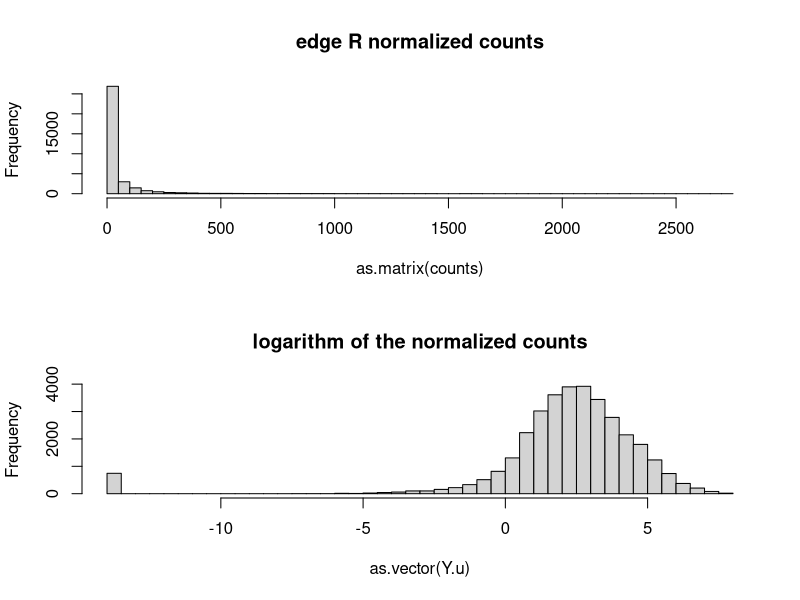
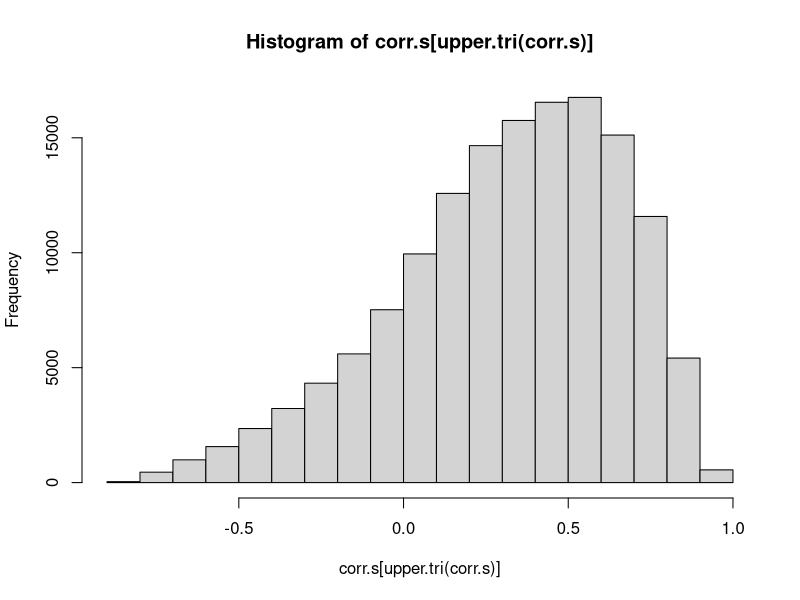
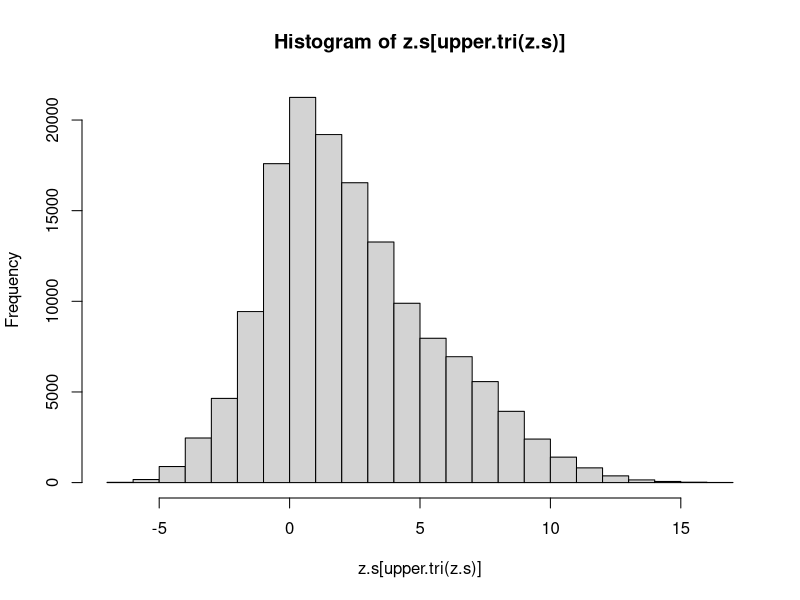
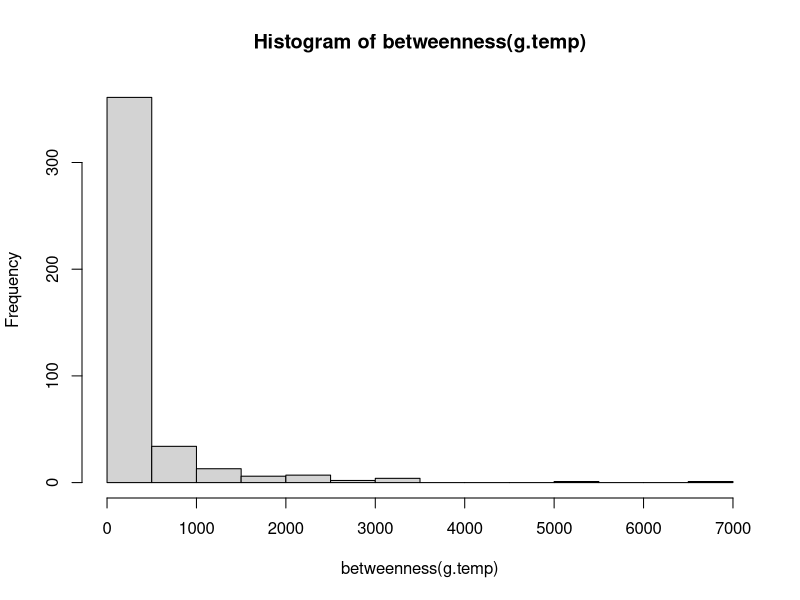
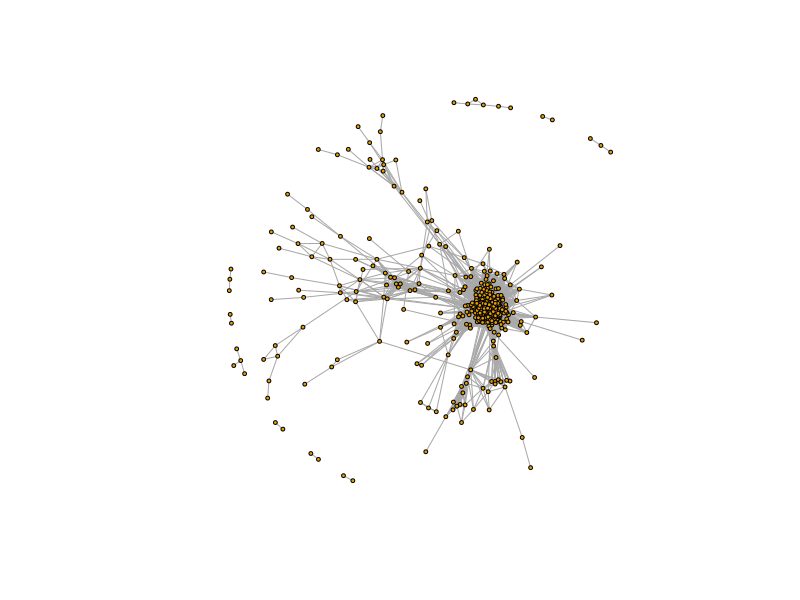
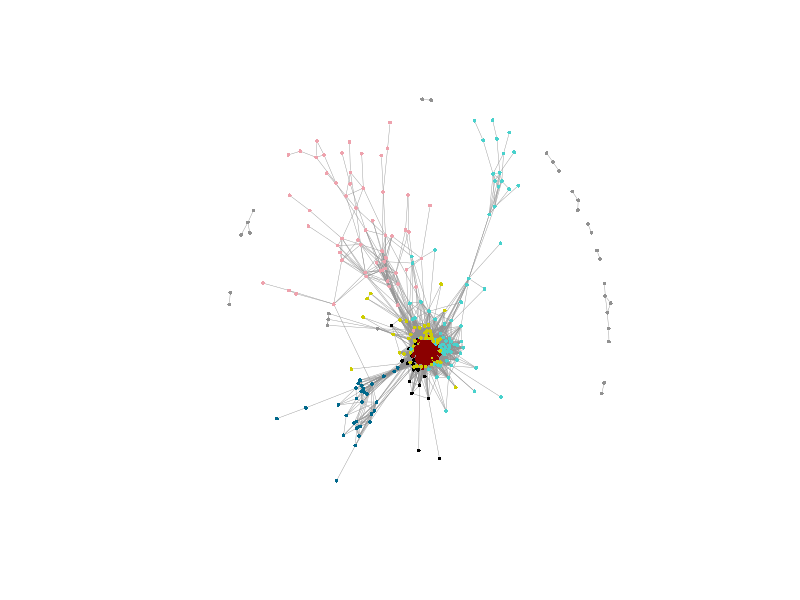
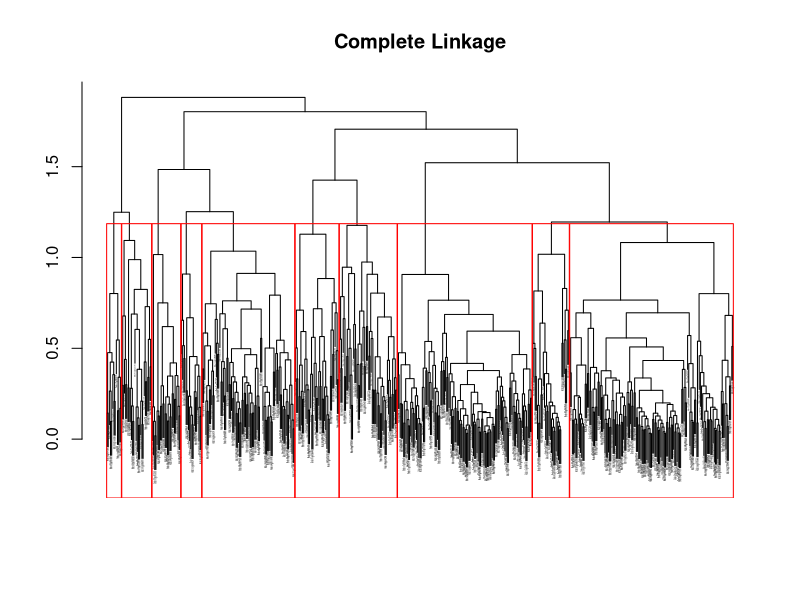
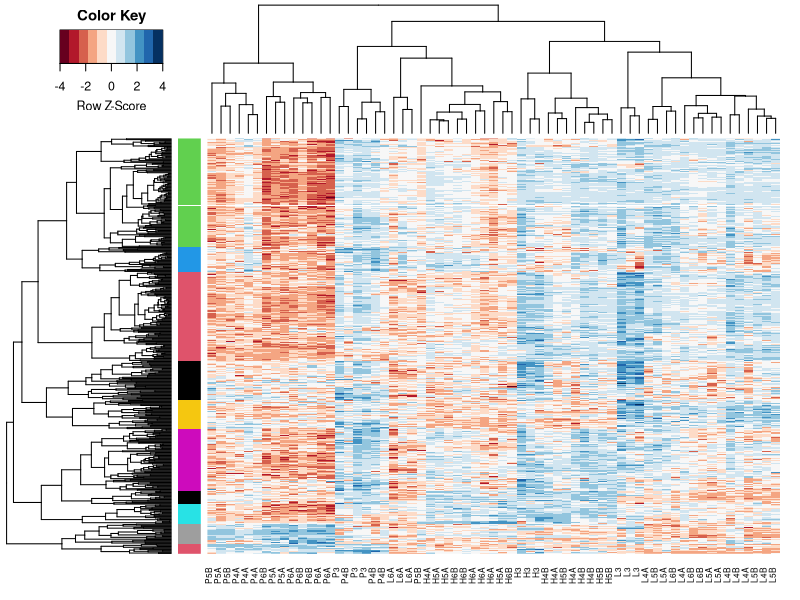

The R script that drew these images, in order:
## Gene co-expression network (Fig.2A in Ichihashi et al., PNAS 2014)

## Meng Wu's notes:
## The authors selected the cut-off values based on 99.99999999% quantiles of normal distribution of transformed z scores (un-adjusted)
## from the Spearman Pearson Correlation values. The the correlations were calculated on the data from all the three species.
## Also, the input data are the normalized read counts of genes in the Cluster 2 from their SOM clustering results.

setwd("/Users/mengwu/Documents/Leaf_GRN/Fig2A")
library(reshape)
library(gplots)
library(RColorBrewer)

## read in data
counts=read.csv ("dev.genes.mm.csv", row.names=1) # this data is normalized read counts using EdgeR 2.11
dim(counts) # [1] 539   63
samples=colnames(counts)
genes=rownames(counts)

### check histogram
Y.u=t(log(counts+(1e-6)))
par(mfrow=c(2,1))
hist(as.matrix(counts), breaks=50, main="edge R normalized counts")
hist(as.vector(Y.u), breaks=50, main="logarithm of the normalized counts")
par(mfrow=c(1,1))

### make correlation table
corr.u=cor(Y.u)
dim(corr.u)  # [1] 539  539
corr.s=cor(Y.u, method="spearman") # Spearman's rank correlation coefficient is more robust to outlier and nonlinear relationships.
hist(corr.s[upper.tri(corr.s)]) # masked values above diagonal

### fishers-z transformation (to make the sample correlation more comparable), 
n=63 ### this is the sample size 
z.s= sqrt(n-3)*0.5*log((1+corr.u)/(1-corr.u))
summary(z.s[upper.tri(z.s)])
hist(z.s[upper.tri(z.s)]) # looks normal

### cut off 
thre.z=qnorm(0.9999999999)  ## normal quanitle 
adjcent.z=abs(z.s)>thre.z  ## symmetric ajacency matrix: 1: there is an edge; 0 : there is no edge 
diag(adjcent.z)=0  ## genes do not connect themselves in the network
rownames(adjcent.z)=rownames(corr.u)
colnames(adjcent.z)=colnames(corr.u)
sum(adjcent.z)/2 ## 18982 edges 

#save adjacency matrix
write.csv(adjcent.z, "pseudo_adjacency_matrix.csv")

### community detection methods on the subgraph
## set up graph
index=rowSums(adjcent.z)>0
weight.adjcent.z=adjcent.z[index,index]
library(igraph)
g.temp=graph.adjacency(weight.adjcent.z, mode="undirected", diag=FALSE)

## fastgreedy.community
community.fastgreedy=fastgreedy.community(g.temp)
community.fastgreedy
# Graph community structure calculated with the fast greedy algorithm
# Number of communities (best split): 15 
# Modularity (best split): 0.116111 (above 0.3 is a good indicator of significant community structure in a network)

table(community.fastgreedy$membership) #size of each cluster
#    1   2   3   4   5   6   7   8   9  10  11  12  13  14  15 
#  114 149  58  32  46   6   4   4   3   3   2   2   2   2   2 

## betweenness and hub
## betweenness: The vertex and edge betweenness are (roughly) defined by the number of geodesics (shortest paths) going through a vertex or an edge.
hist(betweenness(g.temp))
b <- betweenness(g.temp, normalized=TRUE)

## extract No. of edges
df.z.g=rowSums(weight.adjcent.z)
hub <- df.z.g

## community
c <- community.fastgreedy$membership

key <- cbind(b, hub, c)
write.csv(data.frame(key),"key.genes.csv")

### visualization 
v.size=rep(2,length(V(g.temp)))
plot(g.temp, vertex.label=NA, vertex.size=v.size)
V(g.temp)$color <- "gray57"
V(g.temp)[community.fastgreedy$membership==1]$color <- "mediumturquoise"
V(g.temp)[community.fastgreedy$membership==2]$color <- "yellow3"
V(g.temp)[community.fastgreedy$membership==3]$color <- "lightpink2"
V(g.temp)[community.fastgreedy$membership==4]$color <- "deepskyblue4"
V(g.temp)[community.fastgreedy$membership==5]$color <- "black"
V(g.temp)[df.z.g>120]$color <- "darkred" # hub genes
v.label=rep("",length(V(g.temp)))
#v.label=V(g.temp)$name  # if you want to put gene name
#v.size[V(g.temp)$name %in% "BOPa"]=4 # if you want to change size of specific nodes
V(g.temp)$shape <- "circle"
pdf("Leaf_gene_coexpression_network_ver4name.pdf", useDingbats=FALSE) 
plot(g.temp, vertex.size=v.size, vertex.frame.color=NA, vertex.label=v.label, 
     vertex.label.cex=0.05,edge.color="gray57", edge.width =0.4, layout=layout.fruchterman.reingold(g.temp))
dev.off()

### plot Hierarchial Clustering (by Meng)
counts <- read.csv("dev.genes.mm.csv", row.names=1)
colnames(counts)<-c(rep("H3",3), rep("H4A",3), rep("H4B",3), rep("H5A",3), rep("H5B",3), rep("H6A",3), rep("H6B",3),
                    rep("L3",3), rep("L4A",3), rep("L4B",3), rep("L5A",3), rep("L5B",3), rep("L6A",3), rep("L6B",3),
                    rep("P3",3), rep("P4A",3), rep("P4B",3), rep("P5A",3), rep("P5B",3), rep("P6A",3), rep("P6B",3))
dim(counts) # [1] 539   63
samples=colnames(counts)
genes=rownames(counts)
Y.u=log(counts+1,2)
dd=as.dist(1-cor(t(Y.u)))

pdf("Hierarchial Clustering.pdf", useDingbats=FALSE) 
hc.complete=hclust(dd, method="complete")
plot(hc.complete, main="Complete Linkage", xlab="", ylab="", sub="", cex=.1)
groups <- cutree(hc.complete, 10)
rect.hclust(hc.complete, k=10, border="red")
dev.off()

pdf("Heat Map.pdf", useDingbats=FALSE) 
x <- as.matrix(Y.u)
dim(x) # [1] 539   63
## Row clustering (adjust here distance/linkage methods to what you need!)
hr <- hclust(as.dist(1-cor(t(Y.u), method="pearson")), method="complete")
## Column clustering (adjust here distance/linkage methods to what you need!)
hc <- hclust(as.dist(1-cor(Y.u, method="spearman")), method="complete")
heatmap.2(x, keysize=1.2, col=brewer.pal(11,"RdBu"), labRow = FALSE, Rowv=as.dendrogram(hr), margins = c(3.5, 1.5),
          Colv=as.dendrogram(hc), scale="row", density.info="none", trace="none", RowSideColors=as.character(groups))
dev.off()
